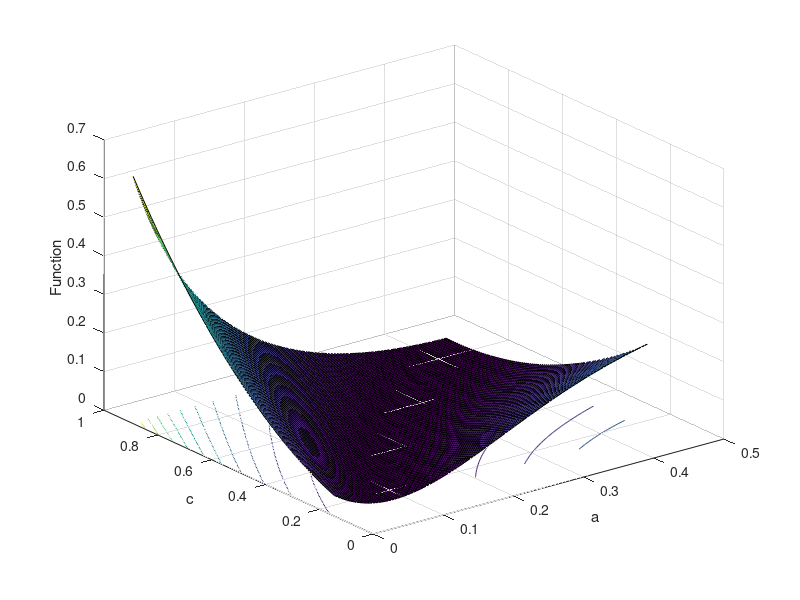

Recreate this plot in MATLAB. (Note: this script raises an error after producing the figure.)
SNR_dB = 4;
SNR = 10^(SNR_dB/10);
beta = 1;

sigma = 1/sqrt(2*SNR);
fun1 = zeros(100,100);
fun2 = zeros(100,100);
fun3 = zeros(100,100);
i = 0;

for a = linspace(0.001,1/sqrt(5),100)
    j = 0;
    b = sqrt(2-a^2);

    sig_a = sqrt(sigma^2+beta*a^2);
    sig_b = sqrt(sigma^2+beta*b^2);
    
    for c = linspace(0.33/sqrt(5),2/sqrt(5),100)


            fun1(i+1,j+1) = ((1/50)*exp((-((c-a)^2))/sig_a^2) - (1/50)*exp((-((b-c)^2))/sig_b^2) + (1/50)*exp((-(b^2))/sig_b^2)...
                +(1/(2*(((c-a)/sig_a)+1)))*exp(-((c-a)^2)/(2*sig_a^2))-(1/(2*(((b-c)/sig_b)+1)))*exp(-((b-c)^2)/(2*sig_b^2))...
                +(1/(2*((b/sig_b)+1)))*exp(-(b^2)/(2*sig_b^2)))^2;
            
            
            fun2(i+1,j+1) = ((1/50)*exp((-(c-a)^2)/sig_a^2) + (1/50)*exp((-(c+a)^2)/sig_a^2) - (1/50)*exp((-a^2)/sig_a^2)...
                +(1/(2*(((c-a)/sig_a)+1)))*exp(-(c-a)^2/(2*sig_a^2))+(1/(2*(((c+a)/sig_a)+1)))*exp(-(c+a)^2/(2*sig_a^2))...
                -(1/(2*((a/sig_a)+1)))*exp(-a^2/(2*sig_a^2)))^2;
            
            
            fun3(i+1,j+1) = ((1/50)*exp((-(b-c)^2)/sig_b^2) - (1/50)*exp((-b^2)/sig_b^2) + (1/50)*exp((-(c+a)^2)/sig_a^2)...
                - (1/50)*exp((-a^2)/sig_a^2)+ (1/(2*(((b-c)/sig_b)+1)))*exp(-(b-c)^2/(2*sig_b^2))-...
                (1/(2*(((b)/sig_b)+1)))*exp(-b^2/(2*sig_b^2))...
                +(1/(2*(((c+a)/sig_a)+1)))*exp(-(c+a)^2/(2*sig_a^2))...
                -(1/(2*((a/sig_a)+1)))*exp(-a^2/(2*sig_a^2)))^2;
            j = j+1;
            
    end
    i = i+1;
end
fig = gcf
aa = linspace(0.001,1/sqrt(5),100);
cc = linspace(0.33/sqrt(5),2/sqrt(5),100);
[a,c] = meshgrid(aa,cc); 

surfc(a,c,fun2)
%hold on;
%surf(a,c,fun2)
%hold on;
%surf(a,c,fun3)
%hold on;
xlabel('a')
ylabel('c')
zlabel('Function')
ax = gca;
ax.FontSize = 30;
%view(15,115)
%saveas(gcf,'surface.jpg')
%cleanfigure;
%matlab2tikz('bfo.tex')


